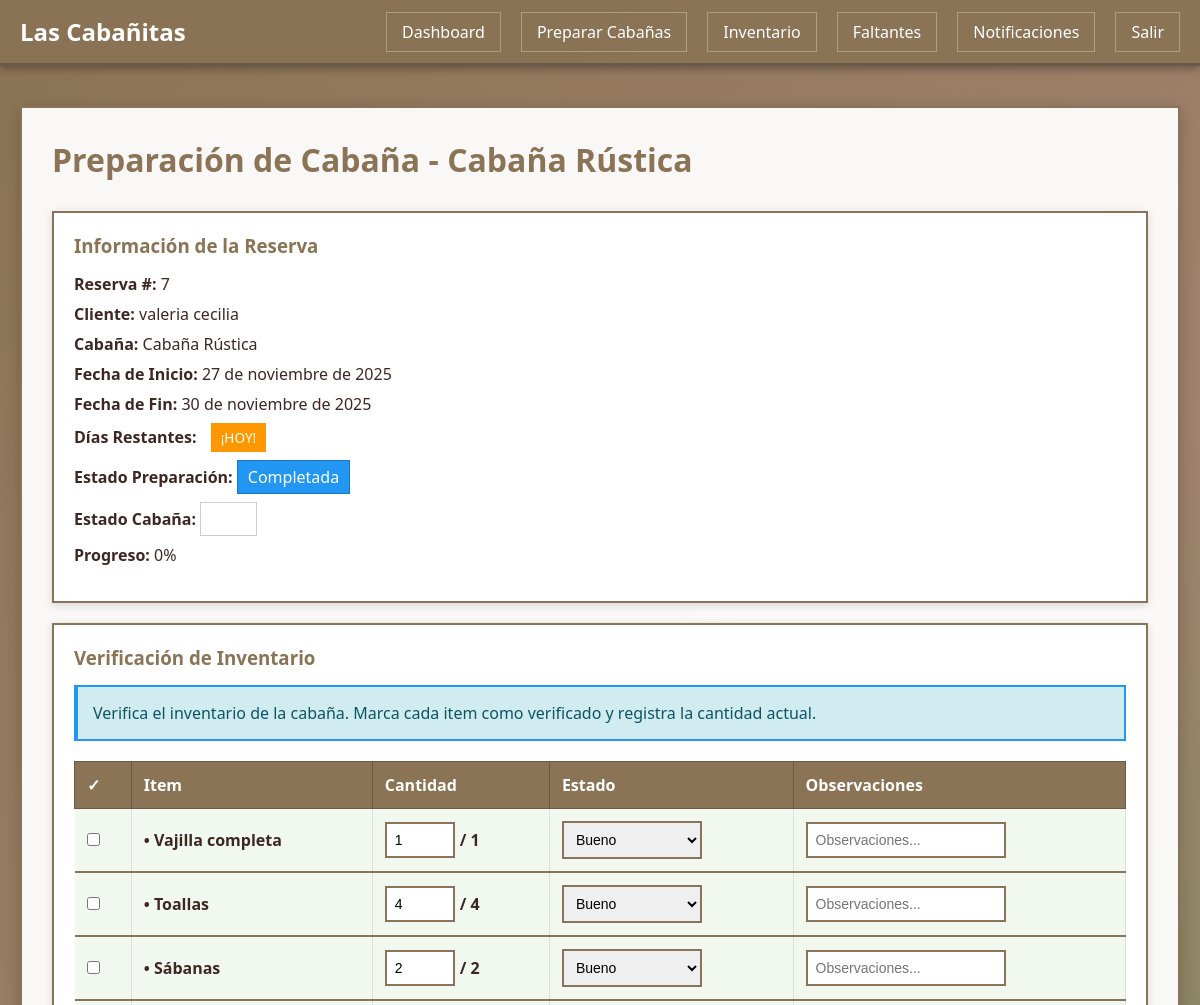
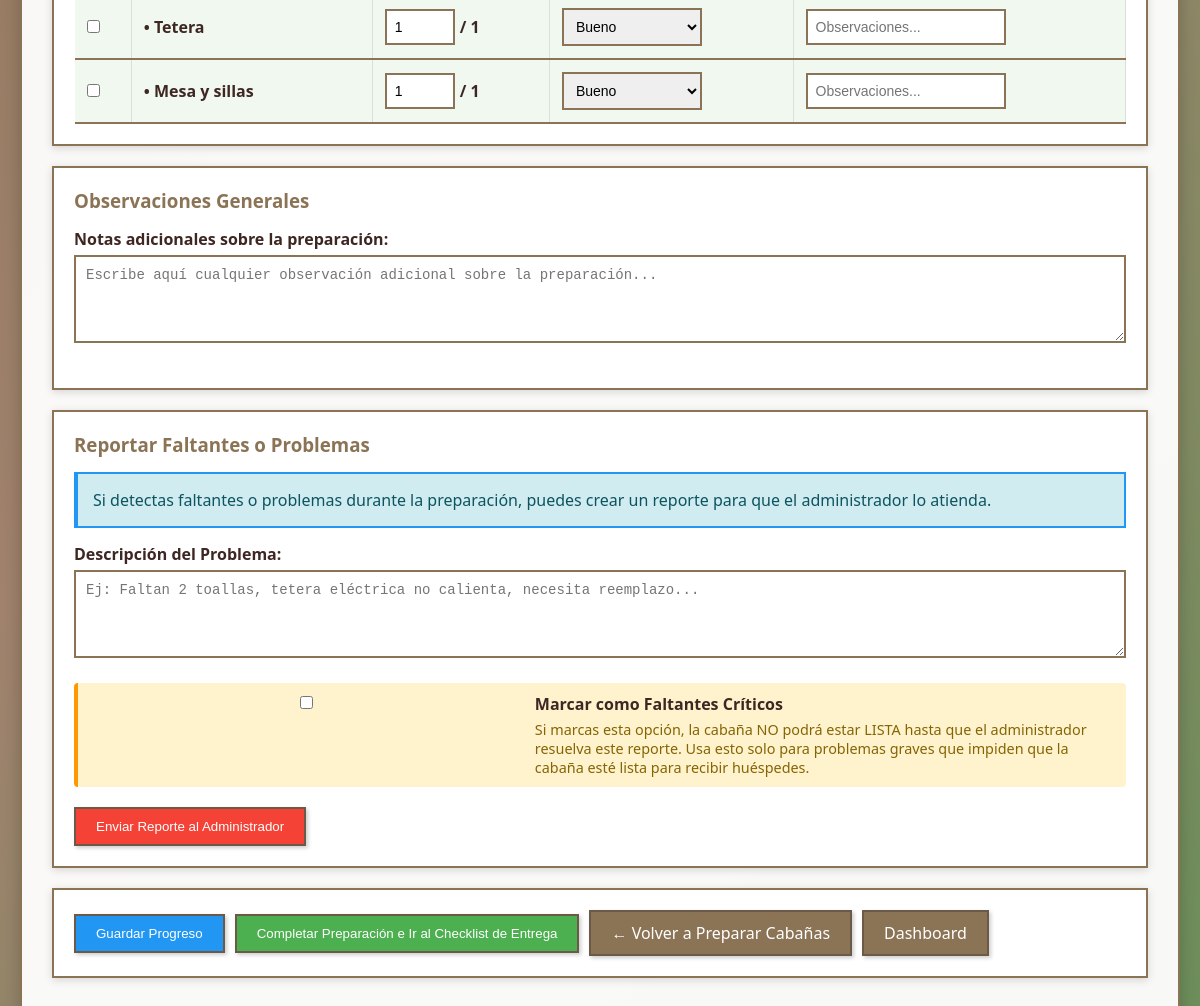
The app's page /encargado/preparacion-cabaña/7/ (signed in) with its own data (2 pictures, top to bottom).
### gestion/models.py (models this page shows, shortened)
class Reserva(models.Model):
    ESTADOS = [
        ('pendiente', 'Pendiente'),
        ('confirmada', 'Confirmada'),
        ('cancelada', 'Cancelada'),
        ('completada', 'Completada'),
    ]
    idReserva = models.AutoField(primary_key=True)
    cliente = models.ForeignKey(Cliente, on_delete=models.CASCADE, related_name='reservas')
    cabaña = models.ForeignKey(Cabaña, on_delete=models.CASCADE, related_name='reservas')
    fechaInicio = models.DateField()
    fechaFin = models.DateField()
    numPersonas = models.IntegerField()
    estado = models.CharField(max_length=20, choices=ESTADOS, default='pendiente')
    montoCotizado = models.DecimalField(max_digits=10, decimal_places=2)
    comentarios = models.TextField(blank=True)
    fechaCreacion = models.DateTimeField(auto_now_add=True)
    confirmacion_cliente = models.BooleanField(default=False, verbose_name='Confirmación Cliente')
    fecha_confirmacion = models.DateTimeField(null=True, blank=True, verbose_name='Fecha Confirmación')
    class Meta:
        db_table = 'reserva'
        verbose_name = "Reserva"
        verbose_name_plural = "Reservas"
        ordering = ['-fechaCreacion']

class Cabaña(models.Model):
    ESTADOS = [
        ('lista', 'Lista'),
        ('en_preparacion', 'En Preparación'),
        ('pendiente', 'Pendiente'),
        ('mantenimiento', 'En Mantenimiento'),
        ('disponible', 'Disponible'),  # Mantener para compatibilidad
        ('ocupada', 'Ocupada'),
        ('reservada', 'Reservada'),
    ]
    idCabaña = models.AutoField(primary_key=True)
    nombre = models.CharField(max_length=100)
    capacidad = models.IntegerField()
    estado = models.CharField(max_length=20, choices=ESTADOS, default='disponible')
    precioNoche = models.DecimalField(max_digits=10, decimal_places=2)
    class Meta:
        db_table = 'cabana'
        verbose_name = "Cabaña"
        verbose_name_plural = "Cabañas"

class Cliente(models.Model):
    idCliente = models.AutoField(primary_key=True)
    nombre = models.CharField(max_length=200)
    telefono = models.CharField(max_length=20)
    email = models.EmailField()
    direccion = models.TextField()
    tipoCliente = models.CharField(max_length=50, default='Regular')
    usuario = models.OneToOneField(User, on_delete=models.CASCADE, null=True, blank=True, related_name='cliente')
    class Meta:
        db_table = 'cliente'
        verbose_name = "Cliente"
        verbose_name_plural = "Clientes"

class PreparacionCabaña(models.Model):
    ESTADOS = [
        ('pendiente', 'Pendiente'),
        ('en_proceso', 'En Proceso'),
        ('completada', 'Completada'),
        ('problemas', 'Con Problemas'),
    ]
    idPreparacion = models.AutoField(primary_key=True)
    reserva = models.OneToOneField(Reserva, on_delete=models.CASCADE, related_name='preparacion')
    encargado = models.ForeignKey(User, on_delete=models.SET_NULL, null=True, blank=True,
                                 related_name='preparaciones_asignadas', verbose_name='Encargado')
    fecha_inicio = models.DateTimeField(auto_now_add=True, verbose_name='Fecha Inicio')
    fecha_completacion = models.DateTimeField(null=True, blank=True, verbose_name='Fecha Completación')
    estado = models.CharField(max_length=20, choices=ESTADOS, default='pendiente', verbose_name='Estado')
    observaciones = models.TextField(blank=True, verbose_name='Observaciones')
    def porcentaje_completado(self):
        total = self.items_preparacion.count()
        if total == 0:
            return 0
        completadas = self.items_preparacion.filter(completado=True).count()
        return int((completadas / total) * 100)
    class Meta:
        db_table = 'preparacion_cabana'
        verbose_name = "Preparación de Cabaña"
        verbose_name_plural = "Preparaciones de Cabañas"
        ordering = ['-fecha_inicio']

class ItemVerificacion(models.Model):
    ESTADOS = [
        ('bueno', 'Buen Estado'),
        ('regular', 'Estado Regular'),
        ('danado', 'Dañado'),
        ('faltante', 'Faltante'),
    ]
    idItemVerificacion = models.AutoField(primary_key=True)
    entrega = models.ForeignKey(EntregaCabaña, on_delete=models.CASCADE, related_name='items_verificacion')
    item = models.ForeignKey(ChecklistInventario, on_delete=models.CASCADE, related_name='verificaciones')
    cantidad_entregada = models.IntegerField(default=0, verbose_name='Cantidad Entregada')
    cantidad_devuelta = models.IntegerField(default=0, verbose_name='Cantidad Devuelta')
    estado_entregado = models.CharField(max_length=20, choices=ESTADOS, default='bueno', verbose_name='Estado Entregado')
    estado_devuelto = models.CharField(max_length=20, choices=ESTADOS, default='bueno', verbose_name='Estado Devuelto')
    requiere_reposicion = models.BooleanField(default=False, verbose_name='Requiere Reposición')
    cargo_aplicado = models.DecimalField(max_digits=10, decimal_places=2, default=0.00, verbose_name='Cargo Aplicado')
    observaciones = models.TextField(blank=True, verbose_name='Observaciones')
    class Meta:
        db_table = 'item_verificacion'
        verbose_name = "Item de Verificación"
        verbose_name_plural = "Items de Verificación"
        ordering = ['entrega', 'item__orden', 'item__categoria']

class ChecklistInventario(models.Model):
    CATEGORIAS = [
        ('cocina', 'Cocina'),
        ('baño', 'Baño'),
        ('dormitorio', 'Dormitorio'),
        ('sala', 'Sala'),
        ('exterior', 'Exterior'),
        ('otros', 'Otros'),
    ]
    idChecklist = models.AutoField(primary_key=True)
    cabaña = models.ForeignKey(Cabaña, on_delete=models.CASCADE, related_name='checklist_inventario')
    nombre_item = models.CharField(max_length=100, verbose_name='Nombre del Item')
    categoria = models.CharField(max_length=50, choices=CATEGORIAS, default='otros', verbose_name='Categoría')
    cantidad_esperada = models.IntegerField(default=1, verbose_name='Cantidad Esperada')
    es_obligatorio = models.BooleanField(default=True, verbose_name='Es Obligatorio')
    precio_reposicion = models.DecimalField(max_digits=10, decimal_places=2, default=0.00, verbose_name='Precio Reposición')
    orden = models.IntegerField(default=0, verbose_name='Orden')
    class Meta:
        db_table = 'checklist_inventario'
        verbose_name = "Item de Checklist"
        verbose_name_plural = "Checklist de Inventario"
        ordering = ['cabaña', 'orden', 'categoria', 'nombre_item']

### gestion/templates/encargado/preparacion_cabaña.html (shortened to what this page needs)
{% extends 'base.html' %}
{% block content %}
<h1 class="page-title">Preparación de Cabaña - {{ reserva.cabaña.nombre }}</h1>
<div class="card">
    <h3>Información de la Reserva</h3>
    <div class="info-group">
        <p><strong>Reserva #:</strong> {{ reserva.idReserva }}</p>
        <p><strong>Cliente:</strong> {{ reserva.cliente.nombre }}</p>
        <p><strong>Cabaña:</strong> {{ reserva.cabaña.nombre }}</p>
        <p><strong>Fecha de Inicio:</strong> {{ reserva.fechaInicio }}</p>
        <p><strong>Fecha de Fin:</strong> {{ reserva.fechaFin }}</p>
        <p><strong>Días Restantes:</strong>
            {% if dias_restantes > 0 %}
                <span class="badge badge-info">{{ dias_restantes }} día{{ dias_restantes|pluralize }}</span>
            {% elif dias_restantes == 0 %}
                <span class="badge badge-warning">¡HOY!</span>
            {% else %}
                <span class="badge badge-danger">Atrasada</span>
            {% endif %}
        </p>
        <p><strong>Estado Preparación:</strong>
            <span class="status-badge-inline status-{{ preparacion.estado }}">
                {{ preparacion.get_estado_display }}
            </span>
        </p>
        <p><strong>Estado Cabaña:</strong>
            <span class="status-badge-inline status-{{ reserva.cabaña.estado }}">
            </span>
        </p>
        <p><strong>Progreso:</strong> {{ porcentaje_completado }}%</p>
    </div>
</div>
<form method="post">
    <div class="card">
        <h3>Verificación de Inventario</h3>
        <p class="alert alert-info">Verifica el inventario de la cabaña. Marca cada item como verificado y registra la cantidad actual.</p>
        {% if items_verificacion %}
        <table>
            <thead>
                <tr>
                    <th>✓</th>
                    <th>Item</th>
                    <th>Cantidad</th>
                    <th>Estado</th>
                    <th>Observaciones</th>
                </tr>
            </thead>
            <tbody>
                {% for item_ver in items_verificacion %}
                <tr class="{% if item_ver.estado_entregado == 'bueno' %}item-completado{% else %}item-pendiente{% endif %}">
                    <td>
                        <input type="checkbox"
                               name="inventario_verificado_{{ item_ver.item.idChecklist }}"
                               id="inv_{{ item_ver.item.idChecklist }}"
                               onchange="actualizarSelect(this)">
                    </td>
                    <td>
                        <label for="inv_{{ item_ver.item.idChecklist }}" style="cursor: pointer;">
                            <strong>• {{ item_ver.item.nombre_item }}</strong>
                        </label>
                    </td>
                    <td>
                        <div style="display: flex; align-items: center; gap: 5px;">
                            <input type="number"
                                   name="inventario_cantidad_{{ item_ver.item.idChecklist }}"
                                   value="{{ item_ver.cantidad_entregada }}"
                                   min="0"
                                   class="form-control"
                                   style="width: 70px;"
                                   id="cantidad_{{ item_ver.item.idChecklist }}">
                            <span style="font-weight: bold;">/ {{ item_ver.item.cantidad_esperada }}</span>
                        </div>
                    </td>
                    <td>
                            <select name="inventario_estado_{{ item_ver.item.idChecklist }}"
                                    id="estado_{{ item_ver.item.idChecklist }}"
                                    class="form-control"
                                    style="width: 140px;"
                                    onchange="actualizarCheckbox(this)">
                                <option value="bueno" {% if item_ver.estado_entregado == 'bueno' %}selected{% endif %}>Bueno</option>
                            </select>
                    </td>
                    <td>
                        <input type="text"
                               name="inventario_obs_{{ item_ver.item.idChecklist }}"
                               value="{{ item_ver.observaciones }}"
                               placeholder="Observaciones..."
                               class="form-control"
                               style="width: 200px;">
                    </td>
                </tr>
                {% endfor %}
            </tbody>
        </table>
        {% else %}
        <p class="alert alert-warning">No hay items de inventario configurados para esta cabaña. Contacta al administrador.</p>
        {% endif %}
    </div>
    <div class="card">
        <h3>Observaciones Generales</h3>
        <div class="form-group">
            <label for="observaciones">Notas adicionales sobre la preparación:</label>
            <textarea name="observaciones" id="observaciones" rows="4" class="form-control" placeholder="Escribe aquí cualquier observación adicional sobre la preparación...">{{ preparacion.observaciones }}</textarea>
        </div>
    </div>
    <div class="card">
        <h3>Reportar Faltantes o Problemas</h3>
        <p class="alert alert-info">Si detectas faltantes o problemas durante la preparación, puedes crear un reporte para que el administrador lo atienda.</p>
        <div class="form-group">
            <label for="descripcion_faltantes"><strong>Descripción del Problema:</strong></label>
            <textarea name="descripcion_faltantes" id="descripcion_faltantes" rows="4" class="form-control" placeholder="Ej: Faltan 2 toallas, tetera eléctrica no calienta, necesita reemplazo..."></textarea>
        </div>
        <div class="form-group">
            <div style="display: flex; align-items: start; gap: 10px; padding: 10px; background-color: #fff3cd; border-left: 4px solid #ff9800; border-radius: 4px;">
                <input type="checkbox" name="faltantes_criticos" id="faltantes_criticos" style="margin-top: 3px;">
                <div>
                    <label for="faltantes_criticos" style="cursor: pointer; margin: 0;">
                        <strong>Marcar como Faltantes Críticos</strong>
                    </label>
                    <p style="margin: 5px 0 0 0; font-size: 0.9em; color: #856404;">
                        Si marcas esta opción, la cabaña NO podrá estar LISTA hasta que el administrador resuelva este reporte.
                        Usa esto solo para problemas graves que impiden que la cabaña esté lista para recibir huéspedes.
                    </p>
                </div>
            </div>
        </div>
        <button type="submit" name="accion" value="crear_reporte_faltantes" class="btn btn-danger">Enviar Reporte al Administrador</button>
    </div>
    <div class="card">
        <div style="display: flex; gap: 10px; flex-wrap: wrap; align-items: center;">
            <button type="submit" class="btn btn-primary">Guardar Progreso</button>
            {% if not tiene_faltantes_criticos %}
            <button type="submit" name="completar_preparacion" value="1" class="btn btn-success">
                Completar Preparación e Ir al Checklist de Entrega
            </button>
            {% else %}
            <button type="button" class="btn btn-success" style="opacity: 0.5; cursor: not-allowed;" disabled>
                No se puede completar (hay faltantes críticos pendientes)
            </button>
            {% endif %}
            <a href="{% url 'preparar_cabañas' %}" class="btn btn-secondary">← Volver a Preparar Cabañas</a>
            <a href="{% url 'dashboard_encargado' %}" class="btn">Dashboard</a>
        </div>
    </div>
</form>
{% endblock %}

### gestion/templates/base.html (shortened to what this page needs)
<!DOCTYPE html>
<html lang="es">
<head>
    {% load static %}
    <link rel="stylesheet" href="{% static 'css/style.css' %}">
</head>
<body>
    <header>
        <nav>
            <div class="logo">Las Cabañitas</div>
            <ul class="nav-links">
                {% if user.is_authenticated %}
                    {% if user.is_staff %}
                        <li><a href="{% url 'dashboard_admin' %}">Dashboard</a></li>
                        <li><a href="{% url 'calendario_disponibilidad' %}">Calendario</a></li>
                        <li><a href="{% url 'gestion_reservas' %}">Reservas</a></li>
                        <li><a href="{% url 'gestion_cabañas' %}">Cabañas</a></li>
                        <li><a href="{% url 'gestion_clientes' %}">Clientes</a></li>
                        <li><a href="{% url 'registro_pagos' %}">Pagos</a></li>
                        <li><a href="{% url 'atender_reportes_faltantes' %}">Reportes Faltantes</a></li>
                        <li><a href="{% url 'panel_notificaciones' %}">Notificaciones</a></li>
                        <li><a href="/admin/">Admin Django</a></li>
                    {% elif user.groups.all %}
                        {% for group in user.groups.all %}
                            {% if group.name == 'Encargados' %}
                                <li><a href="{% url 'dashboard_encargado' %}">Dashboard</a></li>
                                <li><a href="{% url 'preparar_cabañas' %}">Preparar Cabañas</a></li>
                                <li><a href="{% url 'inventario_cabañas' %}">Inventario</a></li>
                                <li><a href="{% url 'reporte_faltantes' %}">Faltantes</a></li>
                                <li><a href="{% url 'notificaciones_encargado' %}">Notificaciones</a></li>
                            {% endif %}
                        {% endfor %}
                    {% endif %}
                    <li><a href="{% url 'logout' %}">Salir</a></li>
                {% else %}
                    <li><a href="{% url 'login' %}">Iniciar Sesión</a></li>
                    <li><a href="{% url 'registro_cliente' %}">Registrarse</a></li>
                {% endif %}
            </ul>
        </nav>
    </header>
    <div class="container">
        <div class="content">
            {% block content %}{% endblock %}
        </div>
    </div>
</body>
</html>

### records on screen
Reserva: cabaña.nombre "Cabaña Rústica", idReserva "7", cliente.nombre "valeria cecilia", fechaInicio "27 de noviembre de 2025", fechaFin "30 de noviembre de 2025"
PreparacionCabaña: estado "Completada"
ItemVerificacion: item.nombre_item "Vajilla completa", cantidad_entregada "1", item.cantidad_esperada "1", estado_entregado+item "Bueno"
ItemVerificacion: item.nombre_item "Toallas", cantidad_entregada "4", item.cantidad_esperada "4", estado_entregado+item "Bueno"
ItemVerificacion: item.nombre_item "Sábanas", cantidad_entregada "2", item.cantidad_esperada "2", estado_entregado+item "Bueno"
ItemVerificacion: item.nombre_item "Tetera", cantidad_entregada "1", item.cantidad_esperada "1", estado_entregado+item "Bueno"
ItemVerificacion: item.nombre_item "Mesa y sillas", cantidad_entregada "1", item.cantidad_esperada "1", estado_entregado+item "Bueno"

### other values on screen
{{ porcentaje_completado }} "0"
